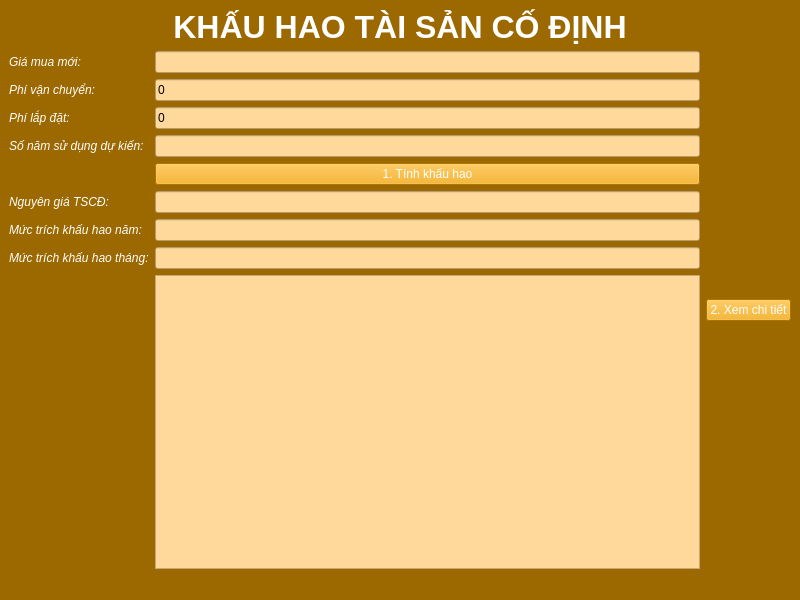
<?xml version="1.0" encoding="UTF-8"?>
<ui version="4.0">
 <class>MainWindow</class>
 <widget class="QMainWindow" name="MainWindow">
  <property name="geometry">
   <rect>
    <x>0</x>
    <y>0</y>
    <width>800</width>
    <height>600</height>
   </rect>
  </property>
  <property name="windowTitle">
   <string>MainWindow</string>
  </property>
  <property name="styleSheet">
   <string notr="true">background-color: rgb(156, 104, 0);</string>
  </property>
  <widget class="QWidget" name="centralwidget">
   <layout class="QVBoxLayout" name="verticalLayout">
    <item>
     <widget class="QLabel" name="label">
      <property name="font">
       <font>
        <pointsize>24</pointsize>
        <weight>75</weight>
        <bold>true</bold>
       </font>
      </property>
      <property name="styleSheet">
       <string notr="true">color: rgb(255, 255, 255);</string>
      </property>
      <property name="text">
       <string>KHẤU HAO TÀI SẢN CỐ ĐỊNH</string>
      </property>
      <property name="alignment">
       <set>Qt::AlignCenter</set>
      </property>
     </widget>
    </item>
    <item>
     <layout class="QHBoxLayout" name="horizontalLayout">
      <item>
       <layout class="QVBoxLayout" name="verticalLayout_2">
        <item>
         <layout class="QVBoxLayout" name="verticalLayout_3">
          <item>
           <layout class="QFormLayout" name="formLayout">
            <item row="0" column="0">
             <widget class="QLabel" name="giMuaMILabel">
              <property name="font">
               <font>
                <italic>true</italic>
               </font>
              </property>
              <property name="styleSheet">
               <string notr="true">color: rgb(255, 255, 255);</string>
              </property>
              <property name="text">
               <string>Giá mua mới:</string>
              </property>
             </widget>
            </item>
            <item row="0" column="1">
             <widget class="QLineEdit" name="LineEditNew">
              <property name="styleSheet">
               <string notr="true">background-color: rgb(255, 217, 156);</string>
              </property>
             </widget>
            </item>
            <item row="1" column="0">
             <widget class="QLabel" name="phVNChuyNLabel">
              <property name="font">
               <font>
                <italic>true</italic>
               </font>
              </property>
              <property name="styleSheet">
               <string notr="true">color: rgb(255, 255, 255);</string>
              </property>
              <property name="text">
               <string>Phí vận chuyển: </string>
              </property>
             </widget>
            </item>
            <item row="1" column="1">
             <widget class="QLineEdit" name="LineEditTrans">
              <property name="styleSheet">
               <string notr="true">background-color: rgb(255, 217, 156);</string>
              </property>
              <property name="text">
               <string>0</string>
              </property>
             </widget>
            </item>
            <item row="2" column="0">
             <widget class="QLabel" name="phLPTLabel">
              <property name="font">
               <font>
                <italic>true</italic>
               </font>
              </property>
              <property name="styleSheet">
               <string notr="true">color: rgb(255, 255, 255);</string>
              </property>
              <property name="text">
               <string>Phí lắp đặt:</string>
              </property>
             </widget>
            </item>
            <item row="2" column="1">
             <widget class="QLineEdit" name="LineEditSetup">
              <property name="styleSheet">
               <string notr="true">background-color: rgb(255, 217, 156);</string>
              </property>
              <property name="text">
               <string>0</string>
              </property>
             </widget>
            </item>
            <item row="3" column="0">
             <widget class="QLabel" name="sNMSDNgDKiNLabel">
              <property name="font">
               <font>
                <italic>true</italic>
               </font>
              </property>
              <property name="styleSheet">
               <string notr="true">color: rgb(255, 255, 255);</string>
              </property>
              <property name="text">
               <string>Số năm sử dụng dự kiến:</string>
              </property>
             </widget>
            </item>
            <item row="3" column="1">
             <widget class="QLineEdit" name="LineEditYear">
              <property name="styleSheet">
               <string notr="true">background-color: rgb(255, 217, 156);</string>
              </property>
             </widget>
            </item>
            <item row="4" column="1">
             <widget class="QPushButton" name="pushButtonCalc">
              <property name="font">
               <font>
                <italic>false</italic>
               </font>
              </property>
              <property name="styleSheet">
               <string notr="true">background-color: rgb(243, 162, 0);
color: rgb(255, 255, 255);</string>
              </property>
              <property name="text">
               <string>1. Tính khấu hao</string>
              </property>
              <property name="icon">
               <iconset>
                <normaloff>../images/icon_calculator.png</normaloff>../images/icon_calculator.png</iconset>
              </property>
             </widget>
            </item>
            <item row="5" column="0">
             <widget class="QLabel" name="nguyNGiTSCLabel">
              <property name="font">
               <font>
                <italic>true</italic>
               </font>
              </property>
              <property name="styleSheet">
               <string notr="true">color: rgb(255, 255, 255);</string>
              </property>
              <property name="text">
               <string>Nguyên giá TSCĐ:</string>
              </property>
             </widget>
            </item>
            <item row="5" column="1">
             <widget class="QLineEdit" name="LineEditOrg">
              <property name="styleSheet">
               <string notr="true">background-color: rgb(255, 217, 156);</string>
              </property>
              <property name="readOnly">
               <bool>true</bool>
              </property>
             </widget>
            </item>
            <item row="6" column="0">
             <widget class="QLabel" name="mCTrChKhUHaoNMLabel">
              <property name="font">
               <font>
                <italic>true</italic>
               </font>
              </property>
              <property name="styleSheet">
               <string notr="true">color: rgb(255, 255, 255);</string>
              </property>
              <property name="text">
               <string>Mức trích khấu hao năm:</string>
              </property>
             </widget>
            </item>
            <item row="6" column="1">
             <widget class="QLineEdit" name="LineEditYearDep">
              <property name="styleSheet">
               <string notr="true">background-color: rgb(255, 217, 156);</string>
              </property>
              <property name="readOnly">
               <bool>true</bool>
              </property>
             </widget>
            </item>
            <item row="7" column="0">
             <widget class="QLabel" name="mCTrChKhUHaoThNgLabel">
              <property name="font">
               <font>
                <italic>true</italic>
               </font>
              </property>
              <property name="styleSheet">
               <string notr="true">color: rgb(255, 255, 255);</string>
              </property>
              <property name="text">
               <string>Mức trích khấu hao tháng:</string>
              </property>
             </widget>
            </item>
            <item row="7" column="1">
             <widget class="QLineEdit" name="LineEditMonthDep">
              <property name="styleSheet">
               <string notr="true">background-color: rgb(255, 217, 156);</string>
              </property>
              <property name="readOnly">
               <bool>true</bool>
              </property>
             </widget>
            </item>
            <item row="8" column="1">
             <widget class="QListWidget" name="listWidget">
              <property name="styleSheet">
               <string notr="true">background-color: rgb(255, 217, 156);</string>
              </property>
             </widget>
            </item>
           </layout>
          </item>
         </layout>
        </item>
       </layout>
      </item>
      <item>
       <widget class="QPushButton" name="pushButtonDetail">
        <property name="styleSheet">
         <string notr="true">background-color: rgb(243, 162, 0);
color: rgb(255, 255, 255);</string>
        </property>
        <property name="text">
         <string>2. Xem chi tiết</string>
        </property>
        <property name="icon">
         <iconset>
          <normaloff>../images/icon_detail.png</normaloff>../images/icon_detail.png</iconset>
        </property>
       </widget>
      </item>
      <item>
       <layout class="QVBoxLayout" name="verticalLayout_4"/>
      </item>
     </layout>
    </item>
   </layout>
  </widget>
  <widget class="QMenuBar" name="menubar">
   <property name="geometry">
    <rect>
     <x>0</x>
     <y>0</y>
     <width>800</width>
     <height>26</height>
    </rect>
   </property>
  </widget>
  <widget class="QStatusBar" name="statusbar"/>
 </widget>
 <resources/>
 <connections/>
</ui>
